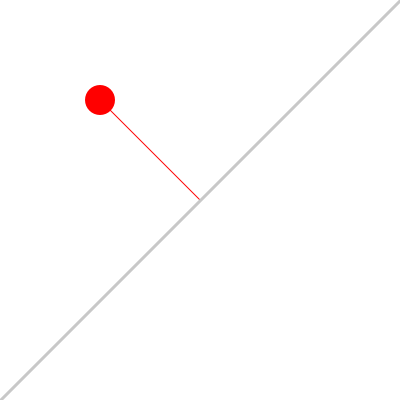
Frame 1 (no input)
Frame 60 (the mouse pressed at the canvas centre just before this capture): identical to frame 1, image omitted
Frame 120 (the mouse held since frame 60 and released just before this capture): identical to frame 1, image omitted

The Processing sketch that drew this single still picture (run headless with seeded random() and noise(); from frame 60 on, the mouse is pressed at the canvas centre):

// Processing sketch: ballLine_Example
// ── ballLine_Example.pde
/*
BALL/LINE COLLISION DETECTION
 Jeff Thompson
 Fall 2011
 
 Based on a post by Philip Nicoletti (thanks!)
 http://www.codeguru.com/forum/showthread.php?threadid=194400
 
 www.jeffreythompson.org
 */

// requires all position values be floats - will NOT work with ints
float youX, youY;      // x,y position of "you"
int youSize = 30;      // diameter of ball
int speed = 2;         // speed to move you around

float lineX1, lineY1, lineX2, lineY2;

void setup() {

  // BASIC SETUP STUFF
  size(400, 400);
  smooth();
  strokeWeight(3);    // makes seeing things a little easier

  // PLACE "YOU" IN THE UPPER-LEFT QUADRANT
  youX = width/4;
  youY = height/4;

  // POSITION LINE ACROSS THE SCREEN
  lineX1 = 0;
  lineY1 = height;
  lineX2 = width;
  lineY2 = 0;
}

void draw() {

  // REDRAW EACH FRAME
  background(255);

  // DRAW "YOU"
  noStroke();
  fill(255, 0, 0);
  ellipse(youX, youY, youSize, youSize);

  // TEST FOR COLLISION
  // returns true if hit, false if not
  if (ballLine(youX, youY, youSize, lineX1, lineY1, lineX2, lineY2) == true) {
    stroke(0, 100);
  }
  else {
    stroke(200);
  }

  // DRAW STATIC LINE
  line(lineX1, lineY1, lineX2, lineY2);

  // IF ARROW KEYS ARE PRESSED, UPDATE "YOU" POSITION
  if (keyPressed) {
    if (key == CODED) {
      if (keyCode == LEFT) {
        youX -= speed;
      }
      if (keyCode == RIGHT) {
        youX += speed;
      }
      if (keyCode == UP) {
        youY -= speed;
      }
      if (keyCode == DOWN) {
        youY += speed;
      }
    }
  }
}

/* 
 BALL/LINE COLLISION FUNCTION
 Based on the example by Philip Nicoletti
 http://www.codeguru.com/forum/showthread.php?threadid=194400
 
 Takes 7 arguments:
 + x,y position of the point
 + diameter of ball (assumes a circle - ellipse collision is REALLY hard)
 + start x,y and end x,y of the line
 
 Note: all values must be floats, otherwise rounding from ints will cause
 errors on one side of the line
 */

boolean ballLine(float bx, float by, int d, float lx1, float ly1, float lx2, float ly2) {

  // first get the length of the line using the Pythagorean theorem
  float distX = lx1-lx2;
  float distY = ly1-ly2;
  float lineLength = sqrt((distX*distX) + (distY*distY));

  // then solve for r
  float r = (((bx-lx1)*(lx2-lx1))+((by-ly1)*(ly2-ly1)))/pow(lineLength, 2);

  // get x,y points of the closest point
  float closestX = lx1 + r*(lx2-lx1);
  float closestY = ly1 + r*(ly2-ly1);

  // to get the length of the line, use the Pythagorean theorem again
  float distToPointX = closestX - bx;
  float distToPointY = closestY - by;
  float distToPoint = sqrt(pow(distToPointX, 2) + pow(distToPointY, 2));

  // for explanation purposes, draw a line to the ball from the closest point
  strokeWeight(1);
  stroke(255,0,0);
  line(closestX, closestY, bx, by);
  strokeWeight(3);

  // if that distance is less than the radius of the ball: collision
  if (distToPoint <= d/2) {
    return true;
  }
  else {
    return false;
  }
}
